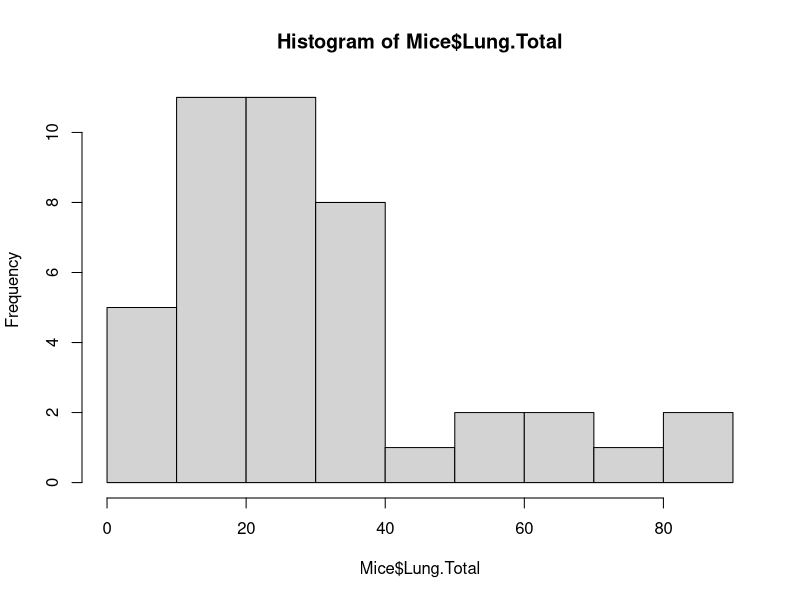
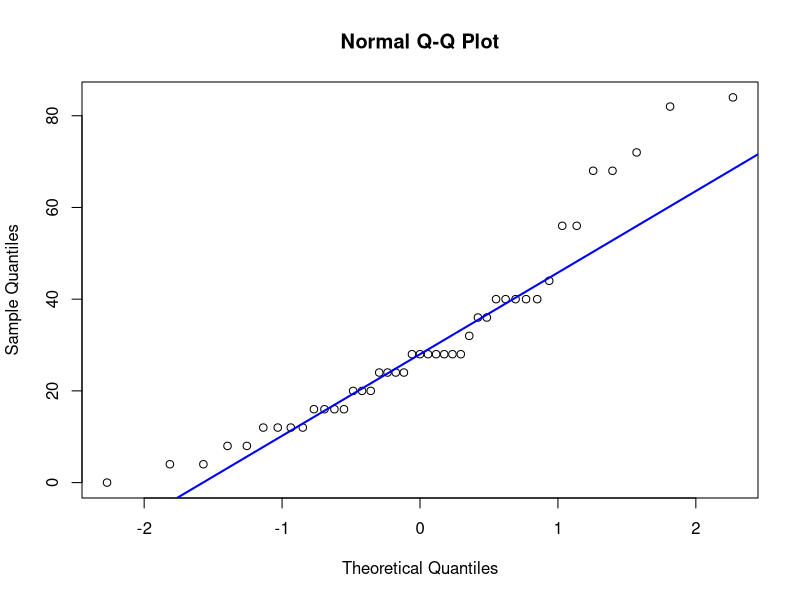
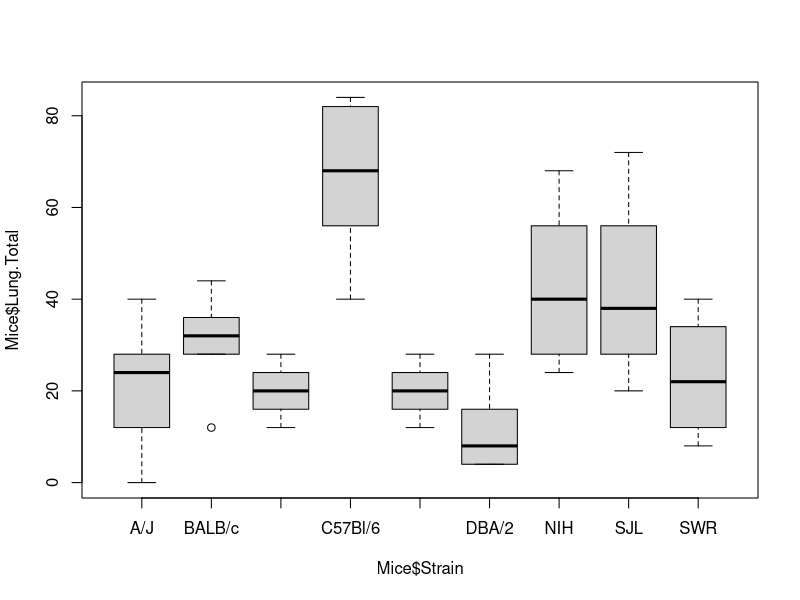

Reproduce these figures in R, in order.

cat("Null hypothesis (H0): The mean number of tota lung parasites are equal between all mouse strains\n")
cat("Alternative hypothesis (H1): At least one mouse strain significantly differs in mean number of lung parasites\n\n") 

# Mice data input

Mice<- read.csv("Ascaris_mouse-1.csv", header=TRUE, stringsAsFactors=FALSE)

Mice$Lung.Total <- as.numeric(Mice$Lung.Total)
Mice$Strain <- as.factor(Mice$Strain)

##########################
#Printing to txt from here on 
##########################
sink("Mice_summary_output.txt")
# Summary statistics

cat("Overall summary statistics:\n") 
print(summary(Mice$Lung.Total)) 

# Mice plot
{
  hist(Mice$Lung.Total)
  qqnorm(Mice$Lung.Total)
  qqline(Mice$Lung.Total, col = "blue", lwd = 2)
  boxplot(Mice$Lung.Total~Mice$Strain)
}

# ANOVA Mice

aov.Mice <- aov(Lung.Total~Strain,data=Mice)
cat("Summary ANOVA Mice")
print(summary(aov.Mice))
cat("Summary TukeyHSD Mice")
print(TukeyHSD(aov.Mice))

sink()
##########################
#Stop printing to txt from here on 
##########################

